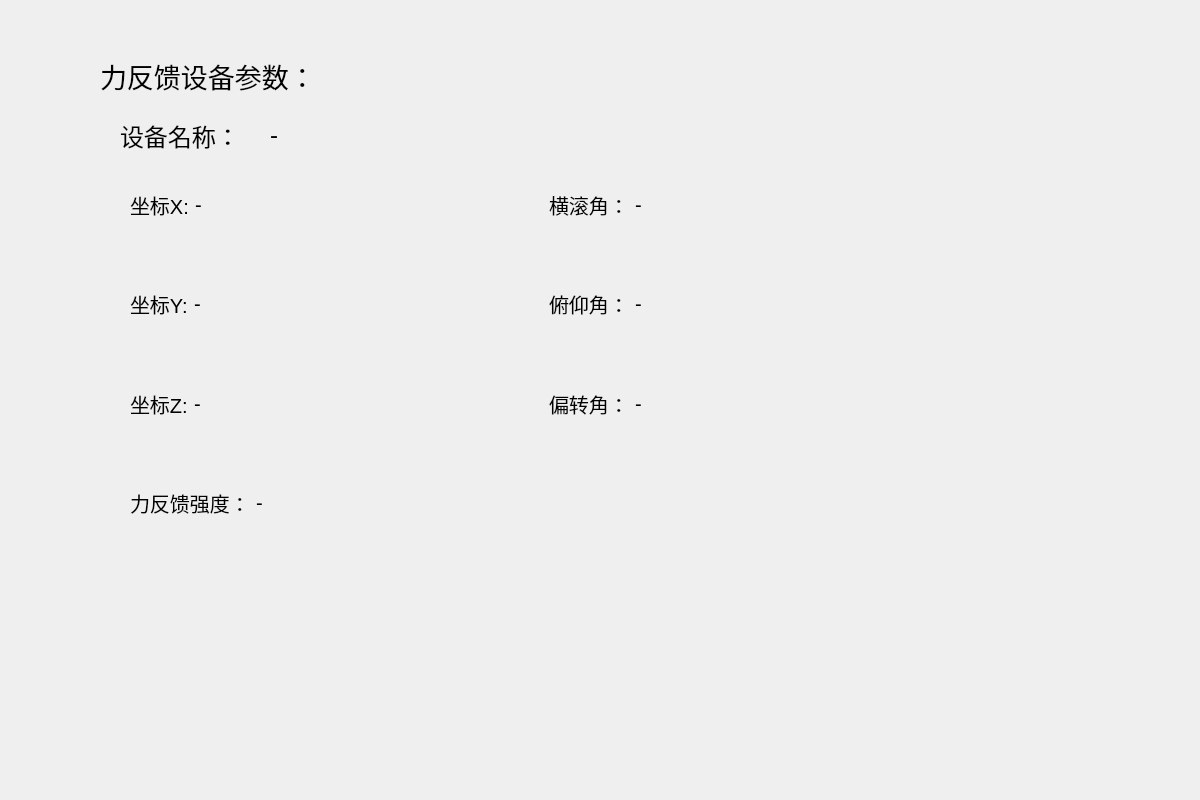
<?xml version="1.0" encoding="UTF-8"?>
<ui version="4.0">
 <class>DeviceWidget</class>
 <widget class="QWidget" name="DeviceWidget">
  <property name="geometry">
   <rect>
    <x>0</x>
    <y>0</y>
    <width>1200</width>
    <height>800</height>
   </rect>
  </property>
  <property name="minimumSize">
   <size>
    <width>1200</width>
    <height>800</height>
   </size>
  </property>
  <property name="maximumSize">
   <size>
    <width>1200</width>
    <height>800</height>
   </size>
  </property>
  <property name="windowTitle">
   <string>Form</string>
  </property>
  <widget class="QLabel" name="label_2">
   <property name="geometry">
    <rect>
     <x>100</x>
     <y>40</y>
     <width>211</width>
     <height>71</height>
    </rect>
   </property>
   <property name="font">
    <font>
     <pointsize>20</pointsize>
    </font>
   </property>
   <property name="text">
    <string>力反馈设备参数：</string>
   </property>
  </widget>
  <widget class="QWidget" name="layoutWidget">
   <property name="geometry">
    <rect>
     <x>130</x>
     <y>190</y>
     <width>831</width>
     <height>391</height>
    </rect>
   </property>
   <layout class="QGridLayout" name="gridLayout">
    <item row="3" column="0">
     <layout class="QFormLayout" name="formLayout_7">
      <item row="0" column="0">
       <widget class="QLabel" name="label_8">
        <property name="font">
         <font>
          <pointsize>15</pointsize>
         </font>
        </property>
        <property name="text">
         <string>力反馈强度：</string>
        </property>
       </widget>
      </item>
      <item row="0" column="1">
       <widget class="QLabel" name="label_14">
        <property name="font">
         <font>
          <pointsize>15</pointsize>
         </font>
        </property>
        <property name="text">
         <string>-</string>
        </property>
       </widget>
      </item>
     </layout>
    </item>
    <item row="2" column="0">
     <layout class="QFormLayout" name="formLayout_2">
      <item row="0" column="0">
       <widget class="QLabel" name="label_3">
        <property name="font">
         <font>
          <pointsize>15</pointsize>
         </font>
        </property>
        <property name="text">
         <string>坐标Z:</string>
        </property>
       </widget>
      </item>
      <item row="0" column="1">
       <widget class="QLabel" name="device_para_z_set">
        <property name="font">
         <font>
          <pointsize>15</pointsize>
         </font>
        </property>
        <property name="text">
         <string>-</string>
        </property>
       </widget>
      </item>
     </layout>
    </item>
    <item row="1" column="0">
     <layout class="QFormLayout" name="formLayout_3">
      <item row="0" column="0">
       <widget class="QLabel" name="label_4">
        <property name="font">
         <font>
          <pointsize>15</pointsize>
         </font>
        </property>
        <property name="text">
         <string>坐标Y:</string>
        </property>
       </widget>
      </item>
      <item row="0" column="1">
       <widget class="QLabel" name="device_para_y_set">
        <property name="font">
         <font>
          <pointsize>15</pointsize>
         </font>
        </property>
        <property name="text">
         <string>-</string>
        </property>
       </widget>
      </item>
     </layout>
    </item>
    <item row="1" column="1">
     <layout class="QFormLayout" name="formLayout_5">
      <item row="0" column="0">
       <widget class="QLabel" name="label_6">
        <property name="font">
         <font>
          <pointsize>15</pointsize>
         </font>
        </property>
        <property name="text">
         <string>俯仰角：</string>
        </property>
       </widget>
      </item>
      <item row="0" column="1">
       <widget class="QLabel" name="device_para_beta_set">
        <property name="font">
         <font>
          <pointsize>15</pointsize>
         </font>
        </property>
        <property name="text">
         <string>-</string>
        </property>
       </widget>
      </item>
     </layout>
    </item>
    <item row="0" column="1">
     <layout class="QFormLayout" name="formLayout_4">
      <item row="0" column="0">
       <widget class="QLabel" name="label_5">
        <property name="font">
         <font>
          <pointsize>15</pointsize>
         </font>
        </property>
        <property name="text">
         <string>横滚角：</string>
        </property>
       </widget>
      </item>
      <item row="0" column="1">
       <widget class="QLabel" name="device_para_gamma_set">
        <property name="font">
         <font>
          <pointsize>15</pointsize>
         </font>
        </property>
        <property name="text">
         <string>-</string>
        </property>
       </widget>
      </item>
     </layout>
    </item>
    <item row="0" column="0">
     <layout class="QFormLayout" name="formLayout">
      <item row="0" column="0">
       <widget class="QLabel" name="label">
        <property name="font">
         <font>
          <pointsize>15</pointsize>
         </font>
        </property>
        <property name="text">
         <string>坐标X:</string>
        </property>
       </widget>
      </item>
      <item row="0" column="1">
       <widget class="QLabel" name="device_para_x_set">
        <property name="font">
         <font>
          <pointsize>15</pointsize>
         </font>
        </property>
        <property name="text">
         <string>-</string>
        </property>
       </widget>
      </item>
     </layout>
    </item>
    <item row="2" column="1">
     <layout class="QFormLayout" name="formLayout_6">
      <item row="0" column="0">
       <widget class="QLabel" name="label_7">
        <property name="font">
         <font>
          <pointsize>15</pointsize>
         </font>
        </property>
        <property name="text">
         <string>偏转角：</string>
        </property>
       </widget>
      </item>
      <item row="0" column="1">
       <widget class="QLabel" name="device_para_alpha_set">
        <property name="font">
         <font>
          <pointsize>15</pointsize>
         </font>
        </property>
        <property name="text">
         <string>-</string>
        </property>
       </widget>
      </item>
     </layout>
    </item>
   </layout>
  </widget>
  <widget class="QLabel" name="label_9">
   <property name="geometry">
    <rect>
     <x>120</x>
     <y>120</y>
     <width>246</width>
     <height>30</height>
    </rect>
   </property>
   <property name="font">
    <font>
     <pointsize>18</pointsize>
    </font>
   </property>
   <property name="text">
    <string>设备名称：</string>
   </property>
  </widget>
  <widget class="QLabel" name="device_para_name">
   <property name="geometry">
    <rect>
     <x>270</x>
     <y>120</y>
     <width>671</width>
     <height>30</height>
    </rect>
   </property>
   <property name="font">
    <font>
     <pointsize>18</pointsize>
    </font>
   </property>
   <property name="text">
    <string>-</string>
   </property>
  </widget>
 </widget>
 <resources/>
 <connections/>
</ui>
